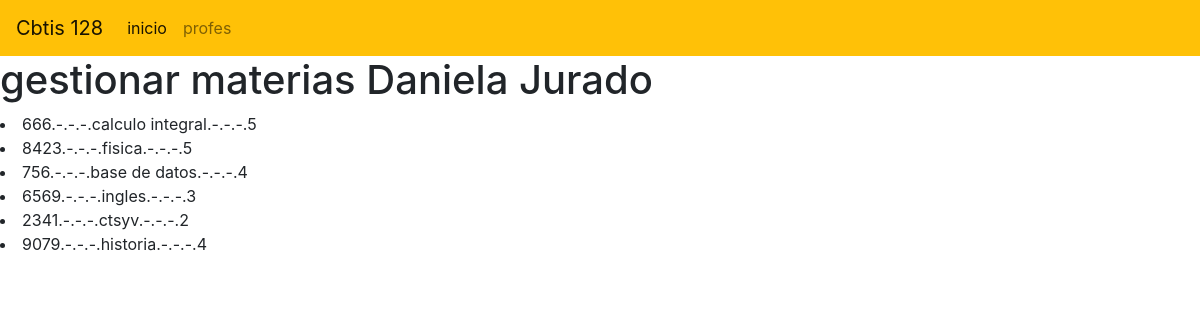
The page / on the database its author committed.
### materia_app/models.py (models this page shows, shortened)
class Materia(models.Model):
    codigo=models.CharField(primary_key=True,max_length=6)
    nombre=models.CharField(max_length=100)
    creditos=models.PositiveSmallIntegerField()

### materia_app/views.py (the view)
# urls.py: path("",views.inicio_vista,name="views.inicio_vista")
def inicio_vista(request):
    ListadoMaterias=Materia.objects.all()
    return render(request,"gestionarMateria.html",{"lasmaterias":ListadoMaterias})

### materia_app/templates/gestionarMateria.html (shortened to what this page needs)
{% extends "base.html"%}
{% block cuerpo %}
<h1> gestionar materias Daniela Jurado </h1>
{% for m in lasmaterias %}
<li>{{m.codigo}}.-.-.-.{{m.nombre}}.-.-.-.{{m.creditos}}</li>
{% endfor %}
{% endblock %}

### materia_app/templates/base.html (shortened to what this page needs)
<!DOCTYPE html>
<html lang="en">
<head>
    <link rel="stylesheet" href="https://cdn.jsdelivr.net/npm/bootstrap@4.3.1/dist/css/bootstrap.min.css">
</head>
<body>
    <nav class="navbar navbar-expand-lg navbar-light bg-warning">
<a class="navbar-brand" href="#">Cbtis 128</a>
<div class="collapse navbar-collapse" id="navbarNav">
    <ul class="navbar-nav">
    <li class="nav-item active">
        <a class="nav-link" href="#">inicio <span class="sr-only">(current)</span></a>
    </li>
    <li class="nav-item">
        <a class="nav-link" href="#">profes</a>
    </li>
    </ul>
</div>
</nav>
{% block cuerpo %} {% endblock %}
</body>
</html>

### rows shown on the page
Materia: codigo "666", nombre "calculo integral", creditos "5"
Materia: codigo "8423", nombre "fisica", creditos "5"
Materia: codigo "756", nombre "base de datos", creditos "4"
Materia: codigo "6569", nombre "ingles", creditos "3"
Materia: codigo "2341", nombre "ctsyv", creditos "2"
Materia: codigo "9079", nombre "historia", creditos "4"
